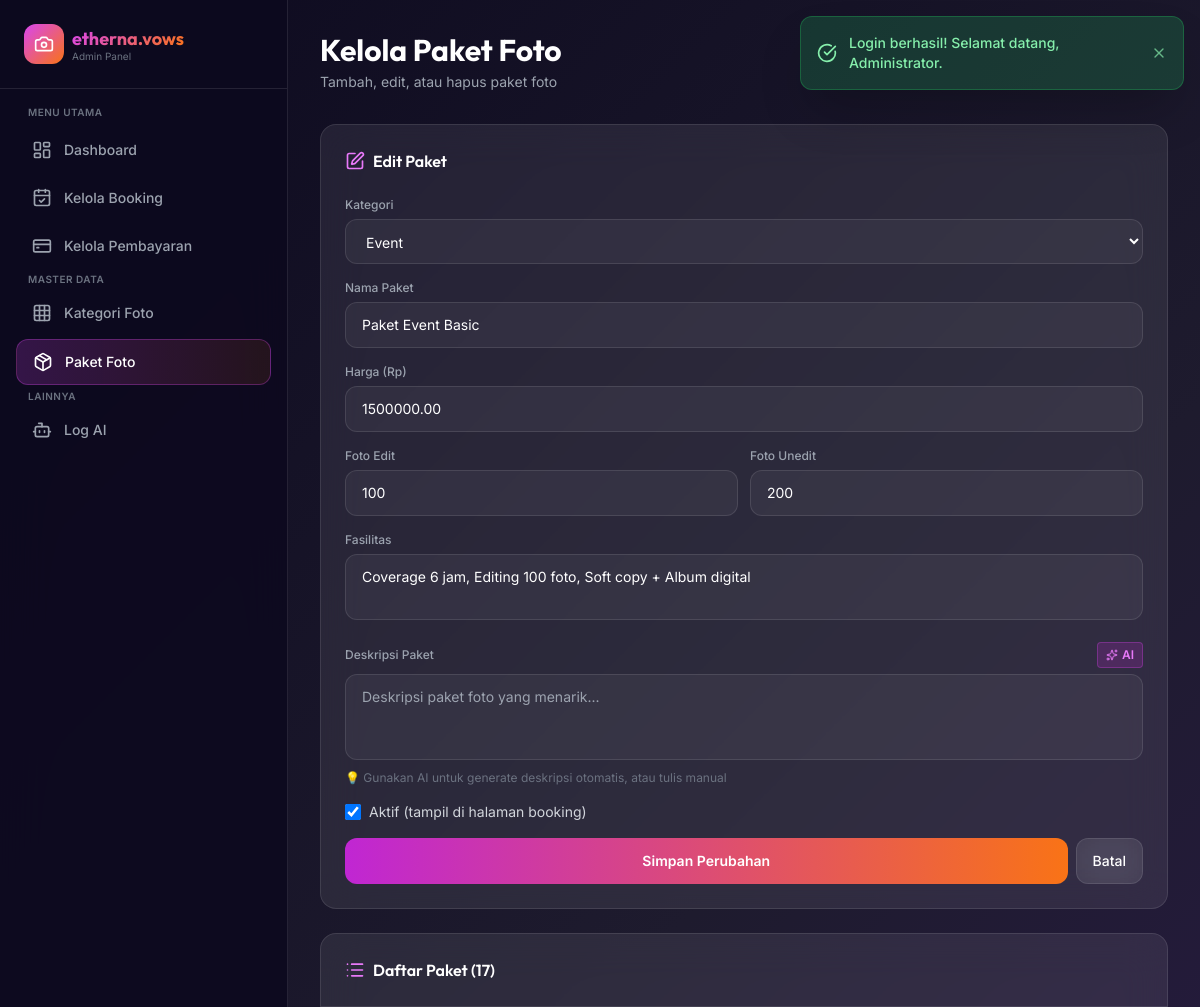
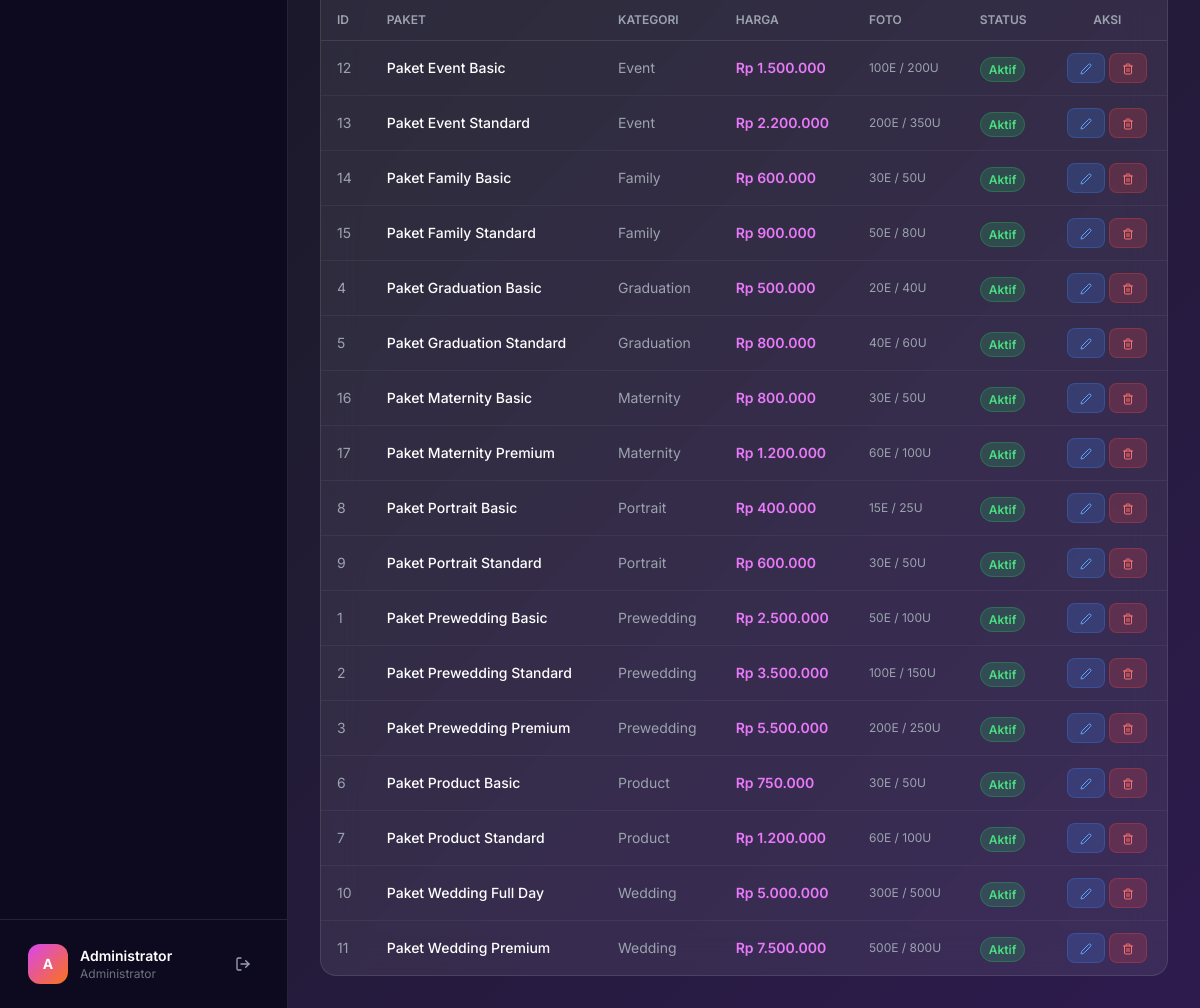
The app's page /admin/kelola_paket.php?edit=12 (signed in) with its own data (2 pictures, top to bottom).
### tables this page shows
CREATE TABLE paket_foto (
    id_paket INT AUTO_INCREMENT PRIMARY KEY,
    id_kategori INT NOT NULL,
    nama_paket VARCHAR(100) NOT NULL,
    harga DECIMAL(10,2) NOT NULL,
    jumlah_foto_edit INT DEFAULT 0,
    jumlah_foto_unedit INT DEFAULT 0,
    fasilitas TEXT,
    is_active BOOLEAN DEFAULT TRUE,
    INDEX(id_kategori),
    FOREIGN KEY (id_kategori) REFERENCES kategori_foto(id_kategori)
        ON DELETE CASCADE ON UPDATE CASCADE
);

CREATE TABLE kategori_foto (
    id_kategori INT AUTO_INCREMENT PRIMARY KEY,
    nama_kategori VARCHAR(50) NOT NULL,
    deskripsi TEXT,
    harga_dasar DECIMAL(10,2) DEFAULT 0,
    durasi_jam INT DEFAULT 1,
    icon VARCHAR(50) DEFAULT 'camera'
);

### config/db.php (called while the page is built, shortened)
<?php
function formatRupiah($angka) {
    return 'Rp ' . number_format($angka, 0, ',', '.');
}

### admin/kelola_paket.php (the view, shortened to what this page needs)
<?php
require_once '../config/db.php';
$db = getDB();
$editData = null;
if (isset($_GET['edit'])) {
    $id = (int)$_GET['edit'];
    $stmtEdit = $db->prepare("SELECT * FROM paket_foto WHERE id_paket = ?");
    $stmtEdit->execute([$id]);
    $editData = $stmtEdit->fetch();
}
$kategoriList = $db->query("SELECT * FROM kategori_foto ORDER BY nama_kategori")->fetchAll();
$paketList = $db->query("
    SELECT pf.*, kf.nama_kategori
    FROM paket_foto pf
    JOIN kategori_foto kf ON pf.id_kategori = kf.id_kategori
    ORDER BY kf.nama_kategori, pf.harga
")->fetchAll();
require_once 'includes/admin_header.php';
?>
<div class="mb-8">
    <h1 class="text-2xl sm:text-3xl font-display font-bold text-white">Kelola Paket Foto</h1>
    <p class="text-gray-400 text-sm mt-1">Tambah, edit, atau hapus paket foto</p>
</div>
<div class="grid grid-cols-1 xl:grid-cols-3 gap-6">
    <div class="glass rounded-2xl p-6">
        <h3 class="font-display font-semibold text-white mb-6 flex items-center space-x-2">
            <i data-lucide="<?= $editData ? 'edit' : 'plus-circle' ?>" class="w-5 h-5 text-primary-400"></i>
            <span><?= $editData ? 'Edit Paket' : 'Tambah Paket' ?></span>
        </h3>
        <form method="POST" action="" class="space-y-4">
            <div>
                <label class="block text-xs font-medium text-gray-400 mb-1.5">Kategori</label>
                <select name="id_kategori" required class="w-full px-4 py-3 rounded-xl bg-white/5 border border-white/10 text-white focus:outline-none focus:border-primary-500 text-sm">
                    <?php foreach ($kategoriList as $kat): ?>
                    <option value="<?= $kat['id_kategori'] ?>" class="bg-dark-800" <?= ($editData['id_kategori'] ?? '') == $kat['id_kategori'] ? 'selected' : '' ?>>
                        <?= htmlspecialchars($kat['nama_kategori']) ?>
                    </option>
                    <?php endforeach; ?>
                </select>
            </div>
            <div>
                <label class="block text-xs font-medium text-gray-400 mb-1.5">Nama Paket</label>
                <input type="text" name="nama_paket" value="<?= htmlspecialchars($editData['nama_paket'] ?? '') ?>"
                       class="w-full px-4 py-3 rounded-xl bg-white/5 border border-white/10 text-white focus:outline-none focus:border-primary-500 text-sm" required
                       placeholder="Contoh: Paket Gold Prewedding">
            </div>
            <div>
                <label class="block text-xs font-medium text-gray-400 mb-1.5">Harga (Rp)</label>
                <input type="number" name="harga" value="<?= $editData['harga'] ?? 0 ?>" min="0" step="1000"
                       class="w-full px-4 py-3 rounded-xl bg-white/5 border border-white/10 text-white focus:outline-none focus:border-primary-500 text-sm" required>
            </div>
            <div class="grid grid-cols-2 gap-3">
                <div>
                    <label class="block text-xs font-medium text-gray-400 mb-1.5">Foto Edit</label>
                    <input type="number" name="jumlah_foto_edit" value="<?= $editData['jumlah_foto_edit'] ?? 0 ?>" min="0"
                           class="w-full px-4 py-3 rounded-xl bg-white/5 border border-white/10 text-white focus:outline-none focus:border-primary-500 text-sm">
                </div>
                <div>
                    <label class="block text-xs font-medium text-gray-400 mb-1.5">Foto Unedit</label>
                    <input type="number" name="jumlah_foto_unedit" value="<?= $editData['jumlah_foto_unedit'] ?? 0 ?>" min="0"
                           class="w-full px-4 py-3 rounded-xl bg-white/5 border border-white/10 text-white focus:outline-none focus:border-primary-500 text-sm">
                </div>
            </div>
            <div>
                <label class="block text-xs font-medium text-gray-400 mb-1.5">Fasilitas</label>
                <textarea name="fasilitas" rows="2"
                          class="w-full px-4 py-3 rounded-xl bg-white/5 border border-white/10 text-white focus:outline-none focus:border-primary-500 text-sm resize-none"
                          placeholder="Pisahkan dengan koma. Contoh: 20 foto edit, Album cetak, Video"><?= htmlspecialchars($editData['fasilitas'] ?? '') ?></textarea>
            </div>
            <div>
                <div class="flex items-center justify-between mb-1.5">
                    <label class="block text-xs font-medium text-gray-400">Deskripsi Paket</label>
                    <button type="button" id="btnGenerateDesc" class="text-xs px-2 py-1 rounded bg-primary-600/20 hover:bg-primary-600/30 text-primary-400 font-semibold border border-primary-500/30 transition-all flex items-center gap-1">
                        <i data-lucide="sparkles" class="w-3 h-3"></i>
                        <span>AI</span>
                    </button>
                </div>
                <textarea id="textarea_deskripsi" rows="3"
                          class="w-full px-4 py-3 rounded-xl bg-white/5 border border-white/10 text-white focus:outline-none focus:border-primary-500 text-sm resize-none"
                          placeholder="Deskripsi paket foto yang menarik..."><?= htmlspecialchars($editData['deskripsi'] ?? '') ?></textarea>
                <p class="text-xs text-gray-500 mt-1">💡 Gunakan AI untuk generate deskripsi otomatis, atau tulis manual</p>
            </div>
            <div class="flex items-center space-x-2">
                <input type="checkbox" id="is_active" name="is_active" value="1"
                       class="w-4 h-4 rounded border-white/20 bg-white/5 text-primary-500 focus:ring-primary-500"
                       <?= ($editData['is_active'] ?? 1) ? 'checked' : '' ?>>
                <label for="is_active" class="text-sm text-gray-300">Aktif (tampil di halaman booking)</label>
            </div>
            <div class="flex gap-2">
                <button type="submit" class="flex-1 py-3 rounded-xl bg-gradient-to-r from-primary-600 to-accent-500 hover:from-primary-500 hover:to-accent-400 text-white font-semibold text-sm transition-all">
                    <?= $editData ? 'Simpan Perubahan' : 'Tambah Paket' ?>
                </button>
                <?php if ($editData): ?>
                <a href="<?= BASE_URL ?>/admin/kelola_paket.php" class="px-4 py-3 rounded-xl glass hover:bg-white/10 text-white text-sm font-medium transition-all">Batal</a>
                <?php endif; ?>
            </div>
        </form>
    </div>
    <div class="xl:col-span-2 glass rounded-2xl overflow-hidden">
        <div class="p-6 border-b border-white/10">
            <h3 class="font-display font-semibold text-white flex items-center space-x-2">
                <i data-lucide="list" class="w-5 h-5 text-primary-400"></i>
                <span>Daftar Paket (<?= count($paketList) ?>)</span>
            </h3>
        </div>
        <div class="overflow-x-auto">
            <table class="w-full">
                <thead>
                    <tr class="border-b border-white/10">
                        <th class="text-left px-4 py-3 text-xs font-semibold text-gray-400 uppercase">ID</th>
                        <th class="text-left px-4 py-3 text-xs font-semibold text-gray-400 uppercase">Paket</th>
                        <th class="text-left px-4 py-3 text-xs font-semibold text-gray-400 uppercase">Kategori</th>
                        <th class="text-left px-4 py-3 text-xs font-semibold text-gray-400 uppercase">Harga</th>
                        <th class="text-left px-4 py-3 text-xs font-semibold text-gray-400 uppercase">Foto</th>
                        <th class="text-left px-4 py-3 text-xs font-semibold text-gray-400 uppercase">Status</th>
                        <th class="text-center px-4 py-3 text-xs font-semibold text-gray-400 uppercase">Aksi</th>
                    </tr>
                </thead>
                <tbody class="divide-y divide-white/5">
                    <?php foreach ($paketList as $pkt): ?>
                    <tr class="hover:bg-white/5 transition-colors <?= !$pkt['is_active'] ? 'opacity-50' : '' ?>">
                        <td class="px-4 py-3 text-sm text-gray-400"><?= $pkt['id_paket'] ?></td>
                        <td class="px-4 py-3 text-sm text-white font-medium"><?= htmlspecialchars($pkt['nama_paket']) ?></td>
                        <td class="px-4 py-3 text-sm text-gray-400"><?= htmlspecialchars($pkt['nama_kategori']) ?></td>
                        <td class="px-4 py-3 text-sm text-primary-400 font-semibold"><?= formatRupiah($pkt['harga']) ?></td>
                        <td class="px-4 py-3 text-xs text-gray-400">
                            <?= $pkt['jumlah_foto_edit'] ?>E / <?= $pkt['jumlah_foto_unedit'] ?>U
                        </td>
                        <td class="px-4 py-3">
                            <a href="?toggle=<?= $pkt['id_paket'] ?>" class="px-2 py-1 rounded-full text-xs font-semibold <?= $pkt['is_active'] ? 'bg-green-500/20 text-green-400 border border-green-500/30' : 'bg-red-500/20 text-red-400 border border-red-500/30' ?> transition-all hover:opacity-80">
                                <?= $pkt['is_active'] ? 'Aktif' : 'Nonaktif' ?>
                            </a>
                        </td>
                        <td class="px-4 py-3 text-center">
                            <div class="flex gap-1 justify-center">
                                <a href="?edit=<?= $pkt['id_paket'] ?>" class="px-3 py-1.5 rounded-lg bg-blue-500/20 text-blue-400 hover:bg-blue-500/30 text-xs font-semibold border border-blue-500/30 transition-all">
                                    <i data-lucide="edit-2" class="w-3 h-3 inline"></i>
                                </a>
                                <a href="?hapus=<?= $pkt['id_paket'] ?>" onclick="return confirm('Yakin hapus paket ini?')"
                                   class="px-3 py-1.5 rounded-lg bg-red-500/20 text-red-400 hover:bg-red-500/30 text-xs font-semibold border border-red-500/30 transition-all">
                                    <i data-lucide="trash-2" class="w-3 h-3 inline"></i>
                                </a>
                            </div>
                        </td>
                    </tr>
                    <?php endforeach; ?>
                </tbody>
            </table>
        </div>
    </div>
</div>
</body>
</html>

### admin/includes/admin_header.php (style rules this page uses)
body { font-family: 'Inter', system-ui, sans-serif; }
.font-display { font-family: 'Outfit', system-ui, sans-serif; }
.glass { background: rgba(255,255,255,0.08); backdrop-filter: blur(20px); border: 1px solid rgba(255,255,255,0.1); }
.gradient-bg { background: linear-gradient(135deg, #0d0a1f 0%, #1e1b2e 50%, #2d1b4e 100%); }
a, button, input, select, textarea { transition: all 0.2s ease; }

### records on screen
paket_foto: id_kategori "Event", nama_paket "Paket Event Basic", harga "1500000.00", jumlah_foto_edit "100", jumlah_foto_unedit "200", fasilitas "Coverage 6 jam, Editing 100 foto, Soft copy + Album digital", is_active "☑", id_paket "12", id_kategori.nama_kategori "Event", harga "Rp 1.500.000", shows "Aktif"
paket_foto: id_paket "13", nama_paket "Paket Event Standard", id_kategori.nama_kategori "Event", harga "Rp 2.200.000", jumlah_foto_edit "200", jumlah_foto_unedit "350", is_active "Aktif"
paket_foto: id_paket "14", nama_paket "Paket Family Basic", id_kategori.nama_kategori "Family", harga "Rp 600.000", jumlah_foto_edit "30", jumlah_foto_unedit "50", is_active "Aktif"
paket_foto: id_paket "15", nama_paket "Paket Family Standard", id_kategori.nama_kategori "Family", harga "Rp 900.000", jumlah_foto_edit "50", jumlah_foto_unedit "80", is_active "Aktif"
paket_foto: id_paket "4", nama_paket "Paket Graduation Basic", id_kategori.nama_kategori "Graduation", harga "Rp 500.000", jumlah_foto_edit "20", jumlah_foto_unedit "40", is_active "Aktif"
paket_foto: id_paket "5", nama_paket "Paket Graduation Standard", id_kategori.nama_kategori "Graduation", harga "Rp 800.000", jumlah_foto_edit "40", jumlah_foto_unedit "60", is_active "Aktif"
paket_foto: id_paket "16", nama_paket "Paket Maternity Basic", id_kategori.nama_kategori "Maternity", harga "Rp 800.000", jumlah_foto_edit "30", jumlah_foto_unedit "50", is_active "Aktif"
paket_foto: id_paket "17", nama_paket "Paket Maternity Premium", id_kategori.nama_kategori "Maternity", harga "Rp 1.200.000", jumlah_foto_edit "60", jumlah_foto_unedit "100", is_active "Aktif"
paket_foto: id_paket "8", nama_paket "Paket Portrait Basic", id_kategori.nama_kategori "Portrait", harga "Rp 400.000", jumlah_foto_edit "15", jumlah_foto_unedit "25", is_active "Aktif"
paket_foto: id_paket "9", nama_paket "Paket Portrait Standard", id_kategori.nama_kategori "Portrait", harga "Rp 600.000", jumlah_foto_edit "30", jumlah_foto_unedit "50", is_active "Aktif"
paket_foto: id_paket "1", nama_paket "Paket Prewedding Basic", id_kategori.nama_kategori "Prewedding", harga "Rp 2.500.000", jumlah_foto_edit "50", jumlah_foto_unedit "100", is_active "Aktif"
paket_foto: id_paket "2", nama_paket "Paket Prewedding Standard", id_kategori.nama_kategori "Prewedding", harga "Rp 3.500.000", jumlah_foto_edit "100", jumlah_foto_unedit "150", is_active "Aktif"
paket_foto: id_paket "3", nama_paket "Paket Prewedding Premium", id_kategori.nama_kategori "Prewedding", harga "Rp 5.500.000", jumlah_foto_edit "200", jumlah_foto_unedit "250", is_active "Aktif"
paket_foto: id_paket "6", nama_paket "Paket Product Basic", id_kategori.nama_kategori "Product", harga "Rp 750.000", jumlah_foto_edit "30", jumlah_foto_unedit "50", is_active "Aktif"
paket_foto: id_paket "7", nama_paket "Paket Product Standard", id_kategori.nama_kategori "Product", harga "Rp 1.200.000", jumlah_foto_edit "60", jumlah_foto_unedit "100", is_active "Aktif"
paket_foto: id_paket "10", nama_paket "Paket Wedding Full Day", id_kategori.nama_kategori "Wedding", harga "Rp 5.000.000", jumlah_foto_edit "300", jumlah_foto_unedit "500", is_active "Aktif"
paket_foto: id_paket "11", nama_paket "Paket Wedding Premium", id_kategori.nama_kategori "Wedding", harga "Rp 7.500.000", jumlah_foto_edit "500", jumlah_foto_unedit "800", is_active "Aktif"

### other values on screen
$flash['pesan'] "Login berhasil! Selamat datang, Administrator."
APP_NAME "etherna.vows"
substr($_SESSION['nama_lengkap'], 0, 1) "A"
$_SESSION['nama_lengkap'] "Administrator"
count($paketList) "17"
